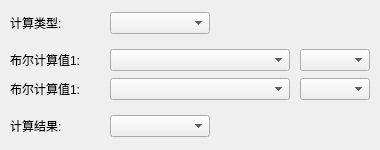
<?xml version="1.0" encoding="UTF-8"?>
<ui version="4.0">
 <class>BaseDataBoolCalcWdg</class>
 <widget class="QWidget" name="BaseDataBoolCalcWdg">
  <property name="geometry">
   <rect>
    <x>0</x>
    <y>0</y>
    <width>380</width>
    <height>150</height>
   </rect>
  </property>
  <property name="minimumSize">
   <size>
    <width>380</width>
    <height>0</height>
   </size>
  </property>
  <property name="maximumSize">
   <size>
    <width>382</width>
    <height>150</height>
   </size>
  </property>
  <property name="windowTitle">
   <string>Form</string>
  </property>
  <layout class="QVBoxLayout" name="verticalLayout">
   <property name="spacing">
    <number>0</number>
   </property>
   <property name="leftMargin">
    <number>10</number>
   </property>
   <property name="topMargin">
    <number>5</number>
   </property>
   <property name="rightMargin">
    <number>10</number>
   </property>
   <property name="bottomMargin">
    <number>5</number>
   </property>
   <item>
    <layout class="QHBoxLayout" name="hLayoutType">
     <property name="spacing">
      <number>20</number>
     </property>
     <item>
      <widget class="XMatLabel" name="lbType">
       <property name="minimumSize">
        <size>
         <width>80</width>
         <height>16</height>
        </size>
       </property>
       <property name="maximumSize">
        <size>
         <width>100</width>
         <height>16777215</height>
        </size>
       </property>
       <property name="text">
        <string>计算类型:</string>
       </property>
      </widget>
     </item>
     <item>
      <widget class="XMatComboBox" name="cmbType">
       <property name="minimumSize">
        <size>
         <width>100</width>
         <height>0</height>
        </size>
       </property>
       <property name="maximumSize">
        <size>
         <width>100</width>
         <height>16777215</height>
        </size>
       </property>
      </widget>
     </item>
     <item>
      <spacer name="hSpacerType">
       <property name="orientation">
        <enum>Qt::Horizontal</enum>
       </property>
       <property name="sizeHint" stdset="0">
        <size>
         <width>40</width>
         <height>20</height>
        </size>
       </property>
      </spacer>
     </item>
    </layout>
   </item>
   <item>
    <widget class="XMatHLine" name="xMatHLine1">
     <property name="minimumSize">
      <size>
       <width>0</width>
       <height>1</height>
      </size>
     </property>
     <property name="maximumSize">
      <size>
       <width>16777215</width>
       <height>1</height>
      </size>
     </property>
    </widget>
   </item>
   <item>
    <layout class="QHBoxLayout" name="hLayoutV1">
     <property name="spacing">
      <number>10</number>
     </property>
     <item>
      <widget class="XMatLabel" name="lbV1">
       <property name="minimumSize">
        <size>
         <width>80</width>
         <height>16</height>
        </size>
       </property>
       <property name="maximumSize">
        <size>
         <width>100</width>
         <height>16777215</height>
        </size>
       </property>
       <property name="text">
        <string>布尔计算值1:</string>
       </property>
      </widget>
     </item>
     <item>
      <widget class="XMatComboBox" name="cmbV1">
       <property name="minimumSize">
        <size>
         <width>180</width>
         <height>0</height>
        </size>
       </property>
       <property name="maximumSize">
        <size>
         <width>180</width>
         <height>16777215</height>
        </size>
       </property>
      </widget>
     </item>
     <item>
      <widget class="XMatComboBox" name="cmbB1">
       <property name="minimumSize">
        <size>
         <width>70</width>
         <height>0</height>
        </size>
       </property>
       <property name="maximumSize">
        <size>
         <width>70</width>
         <height>16777215</height>
        </size>
       </property>
      </widget>
     </item>
    </layout>
   </item>
   <item>
    <layout class="QHBoxLayout" name="hLayoutV2">
     <property name="spacing">
      <number>10</number>
     </property>
     <item>
      <widget class="XMatLabel" name="lbV2">
       <property name="minimumSize">
        <size>
         <width>80</width>
         <height>16</height>
        </size>
       </property>
       <property name="maximumSize">
        <size>
         <width>100</width>
         <height>16777215</height>
        </size>
       </property>
       <property name="text">
        <string>布尔计算值1:</string>
       </property>
      </widget>
     </item>
     <item>
      <widget class="XMatComboBox" name="cmbV2">
       <property name="minimumSize">
        <size>
         <width>180</width>
         <height>0</height>
        </size>
       </property>
       <property name="maximumSize">
        <size>
         <width>180</width>
         <height>16777215</height>
        </size>
       </property>
      </widget>
     </item>
     <item>
      <widget class="XMatComboBox" name="cmbB2">
       <property name="minimumSize">
        <size>
         <width>70</width>
         <height>0</height>
        </size>
       </property>
       <property name="maximumSize">
        <size>
         <width>70</width>
         <height>16777215</height>
        </size>
       </property>
      </widget>
     </item>
    </layout>
   </item>
   <item>
    <widget class="XMatHLine" name="xMatHLine">
     <property name="minimumSize">
      <size>
       <width>0</width>
       <height>1</height>
      </size>
     </property>
     <property name="maximumSize">
      <size>
       <width>16777215</width>
       <height>1</height>
      </size>
     </property>
    </widget>
   </item>
   <item>
    <layout class="QHBoxLayout" name="hLayoutRet">
     <property name="spacing">
      <number>20</number>
     </property>
     <item>
      <widget class="XMatLabel" name="lbRet">
       <property name="minimumSize">
        <size>
         <width>80</width>
         <height>16</height>
        </size>
       </property>
       <property name="maximumSize">
        <size>
         <width>100</width>
         <height>16777215</height>
        </size>
       </property>
       <property name="text">
        <string>计算结果:</string>
       </property>
      </widget>
     </item>
     <item>
      <widget class="XMatComboBox" name="cmbRet">
       <property name="minimumSize">
        <size>
         <width>100</width>
         <height>0</height>
        </size>
       </property>
       <property name="maximumSize">
        <size>
         <width>100</width>
         <height>16777215</height>
        </size>
       </property>
      </widget>
     </item>
     <item>
      <spacer name="hSpacerRet">
       <property name="orientation">
        <enum>Qt::Horizontal</enum>
       </property>
       <property name="sizeHint" stdset="0">
        <size>
         <width>40</width>
         <height>20</height>
        </size>
       </property>
      </spacer>
     </item>
    </layout>
   </item>
  </layout>
 </widget>
 <customwidgets>
  <customwidget>
   <class>XMatComboBox</class>
   <extends>QComboBox</extends>
   <header>XMatComboBox.h</header>
  </customwidget>
  <customwidget>
   <class>XMatLabel</class>
   <extends>QLabel</extends>
   <header>XMatLabel.h</header>
  </customwidget>
  <customwidget>
   <class>XMatHLine</class>
   <extends>QWidget</extends>
   <header>XMatHLine.h</header>
  </customwidget>
 </customwidgets>
 <resources/>
 <connections/>
</ui>
